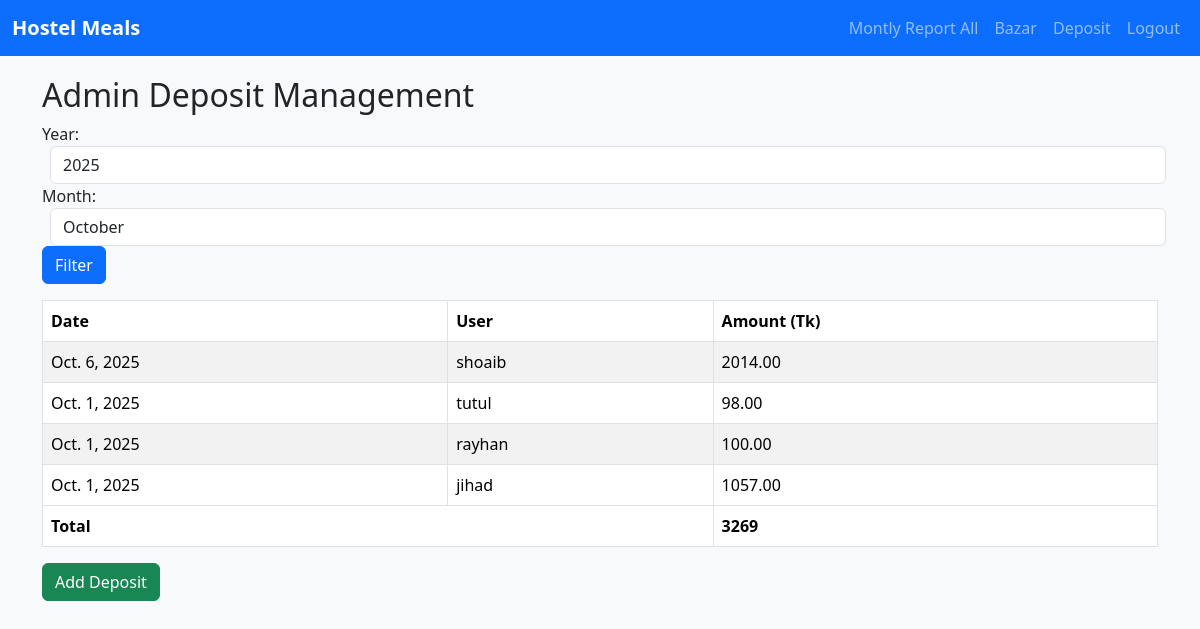
/admin-deposit/ (signed in), run on the app's committed database.
### mealapp/models.py (models this page shows, shortened)
class Deposit(models.Model):
    user = models.ForeignKey(User, on_delete=models.CASCADE)
    date = models.DateField()
    amount = models.DecimalField(max_digits=10, decimal_places=2)

### mealapp/views.py (the view)
# urls.py: path('admin-deposit/', views.admin_deposit, name='admin_deposit'),
@login_required
@user_passes_test(is_admin)
def admin_deposit(request):
    today = date.today()
    year = int(request.GET.get('year', today.year))
    month = int(request.GET.get('month', today.month))
    months = {i: calendar.month_name[i] for i in range(1, 13)}
    deposits = Deposit.objects.filter(date__year=year, date__month=month).order_by('-date')
    total_amount = deposits.aggregate(total=models.Sum('amount'))['total'] or 0
    context = {
        'deposits': deposits,
        'year': year,
        'month': month,
        'months': months,
        'total_amount': total_amount
    }
    return render(request, 'admin_deposit.html', context)

### mealapp/views.py (called while the page is built)
def is_admin(user):
    return user.is_staff or user.is_superuser

### templates/admin_deposit.html (shortened to what this page needs)
{% extends 'base.html' %}
{% block content %}
<h2>Admin Deposit Management</h2>
<form method="get" class="form-inline mb-3">
    <label>Year:</label>
    <input type="number" name="year" value="{{ year }}" class="form-control mx-2" min="2020" max="2100">
    <label>Month:</label>
    <select name="month" class="form-control mx-2">
        {% for num, name in months.items %}
            <option value="{{ num }}" {% if num == month %}selected{% endif %}>{{ name }}</option>
        {% endfor %}
    </select>
    <button class="btn btn-primary">Filter</button>
</form>
<table class="table table-bordered table-striped">
    <thead>
        <tr>
            <th>Date</th>
            <th>User</th>
            <th>Amount (Tk)</th>
        </tr>
    </thead>
    <tbody>
        {% for deposit in deposits %}
        <tr>
            <td>{{ deposit.date }}</td>
            <td>{{ deposit.user.username }}</td>
            <td>{{ deposit.amount }}</td>
        </tr>
        {% endfor %}
    </tbody>
    <tfoot>
        <tr>
            <th colspan="2">Total</th>
            <th>{{ total_amount }}</th>
        </tr>
    </tfoot>
</table>
<a href="{% url 'add_deposit' %}" class="btn btn-success mb-3">Add Deposit</a>
{% endblock %}

### templates/base.html (style rules this page uses)
body { background-color: #f8f9fa; }

### data on the page
Deposit: date "Oct. 6, 2025", user.username "shoaib", amount "2014.00"
Deposit: date "Oct. 1, 2025", user.username "tutul", amount "98.00"
Deposit: date "Oct. 1, 2025", user.username "rayhan", amount "100.00"
Deposit: date "Oct. 1, 2025", user.username "jihad", amount "1057.00"

### other printed values
{{ total_amount }} "3269"
form field month "October"
